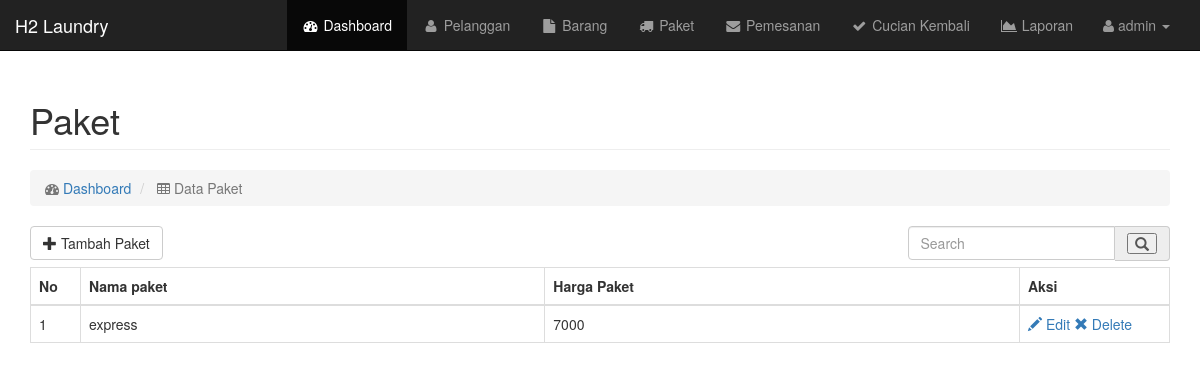
Page /admin/paket.php (signed in) on the earlier database version.
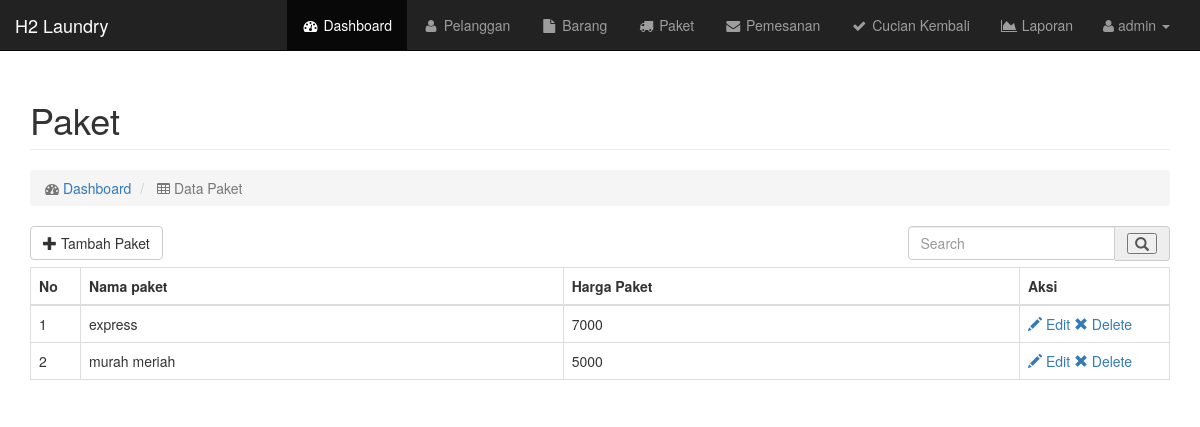
Same page on the later database version.
### tables this page shows
CREATE TABLE `paket` (
  `id_paket` int(11) NOT NULL,
  `paket` varchar(30) NOT NULL,
  `harga` int(30) NOT NULL
);

### admin/paket.php (the view, shortened to what this page needs)
<?php
require_once "../config.php";
include "../template/header.php";
include "../template/menu.php";
 ?>
 <?php
$cari = isset($_REQUEST['cari']) ? $_REQUEST['cari'] : '';
if ($cari == ""){
  $sql = " select * from paket";
}else {
  $sql = "select * from paket where paket like '%$cari%'";
}
$que = $conn->prepare($sql);
$que->execute();
$que->setFetchMode(PDO::FETCH_OBJ);
$stmt = $que->fetchAll();
  ?>
<div id="page-wrapper">
<div class="container">
  <div class="row">
      <div class="col-md-12">
          <h1 class="page-header">
              Paket
          </h1>
          <ol class="breadcrumb">
              <li class="active">
                  <i class="fa fa-dashboard"></i>  <a href="index.php">Dashboard</a>
              </li>
              <li class="active">
                  <i class="fa fa-table"></i> Data Paket
              </li>
          </ol>
      </div>
  </div>
  <div class="row">
      <div class="col-md-9">
        <a href="tambahPaket.php" class="btn btn-default btn-md " style="margin-bottom:7px">
        <span class="glyphicon glyphicon-plus" aria-hidden="true"></span> Tambah Paket
        </a>
      </div>
      <div class="col-md-3">
        <form action="<?php $_SERVER['PHP_SELF'] ?>" method="post">
          <div class="input-group stylish-input-group">
            <input type="text" class="form-control" name="cari"  placeholder="Search" value="<?= $cari ?>">
            <span class="input-group-addon">
                <button type="submit" >
                    <span class="glyphicon glyphicon-search"></span>
                </button>
            </span>
          </div>
        </form>
      </div>
  </div>
  <div class="row">
      <div class="col-lg-12">
          <div class="table-responsive">
              <table class="table table-bordered table-hover">
                  <thead>
                      <tr>
                          <th width="50">No</th>
                          <th>Nama paket</th>
                          <th>Harga Paket</th>
                          <th width="150">Aksi</th>
                      </tr>
                  </thead>
                  <tbody>
                    <?php
                    $no = 0;
                    foreach ($stmt as $q)
                    {
                        $no++;
                        ?>
                      <tr>
                          <td><?= $no ?></td>
                          <td><?= $q->paket ?></td>
                          <td><?= $q->harga ?></td>
                          <td>
                            <a href="editPaket.php?id_paket=<?= $q->id_paket ?>" > <span class="glyphicon glyphicon-pencil" aria-hidden="true"></span> Edit </a>
                            <a href="proPaket.php?action=del&id=<?= $q->id_paket?> " > <span class="glyphicon glyphicon-remove" aria-hidden="true"></span> Delete </a>
                          </td>
                      </tr>
                      <?php }?>
                  </tbody>
              </table>
          </div>
      </div>
  </div>
</div>
</div>
<?php include "../template/footer.php"; ?>

Differences in the rows shown:
added paket: paket "murah meriah", harga "5000"
